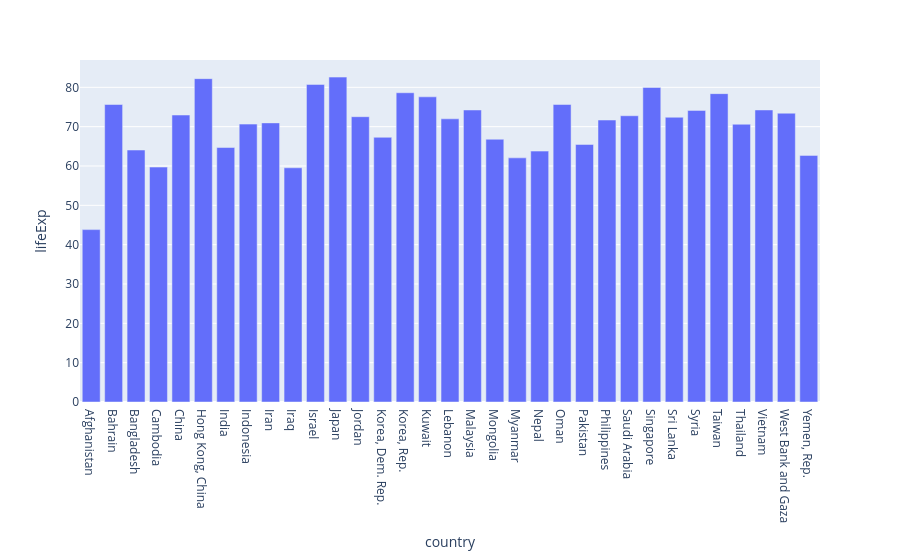

Notebook code for this chart:
### Code cell
fig=px.bar(df_f, x='country', y='lifeExp')
fig

### Figure 1 — Plotly figure (JSON) as saved in the notebook; plotly's stock layout.template omitted (floating-point values rounded to 4 significant figures)
{"data": [{"hovertemplate": "country=%{x}<br>lifeExp=%{y}<extra></extra>", "legendgroup": "", "marker": {"color": "#636efa", "pattern": {"shape": ""}}, "name": "", "orientation": "v", "showlegend": false, "textposition": "auto", "type": "bar", "x": ["Afghanistan", "Bahrain", "Bangladesh", "Cambodia", "China", "Hong Kong, China", "India", "Indonesia", "Iran", "Iraq", "Israel", "Japan", "Jordan", "Korea, Dem. Rep.", "Korea, Rep.", "Kuwait", "Lebanon", "Malaysia", "Mongolia", "Myanmar", "Nepal", "Oman", "Pakistan", "Philippines", "Saudi Arabia", "Singapore", "Sri Lanka", "Syria", "Taiwan", "Thailand", "Vietnam", "West Bank and Gaza", "Yemen, Rep."], "xaxis": "x", "y": [43.83, 75.64, 64.06, 59.72, 72.96, 82.21, 64.7, 70.65, 70.96, 59.55, 80.75, 82.6, 72.53, 67.3, 78.62, 77.59, 71.99, 74.24, 66.8, 62.07, 63.78, 75.64, 65.48, 71.69, 72.78, 79.97, 72.4, 74.14, 78.4, 70.62, 74.25, 73.42, 62.7], "yaxis": "y"}], "layout": {"barmode": "relative", "legend": {"tracegroupgap": 0}, "margin": {"t": 60}, "xaxis": {"anchor": "y", "domain": [0, 1], "title": {"text": "country"}}, "yaxis": {"anchor": "x", "domain": [0, 1], "title": {"text": "lifeExp"}}}}
